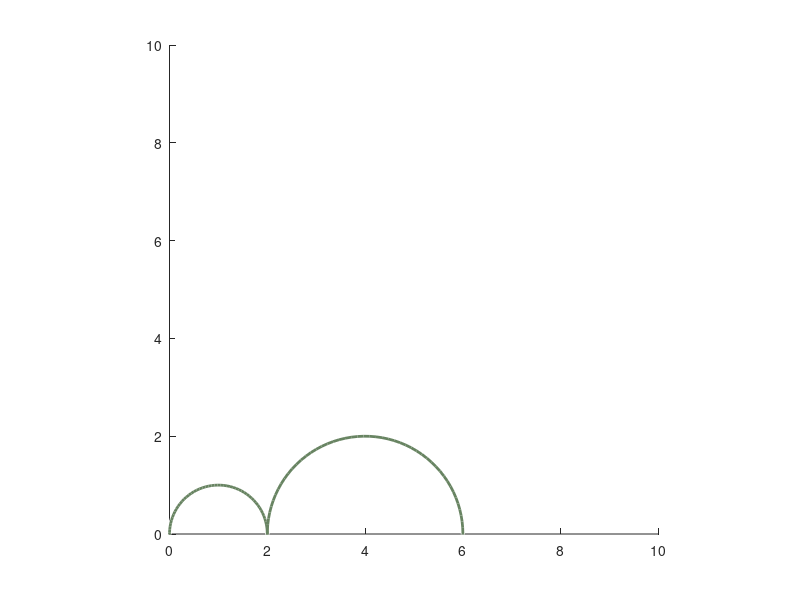

Write the MATLAB code that produced this figure.
function gravity_proto()
	posm = [[7, 3]; [8, 3]];
	disp(posm);
	disp(mean(posm, 2));

	body = [1, 1, 2, [0, 0, 1]];
	disp(body);

	clf('reset');
	graphAxes = axes('PlotBoxAspectRatio', [1, 1, 1]);
	axis([0, 10, 0, 10]);
	% Generate a random RGB triplet
	randColour = rand(1, 3);
	disp(randColour);

	% Display a circle using that triplet
	hold(graphAxes)
	viscircles(graphAxes, [1, 0; 4, 0], [1, 2], 'Color', randColour);

	disp(coordinatesAtAngle(pi/6, 8, 2, 5));
	
	printSecondsFormatted(7832);
end

function printSecondsFormatted(seconds)
	ONE_MINUTE = 60;
	
	danglingSeconds = rem(seconds, ONE_MINUTE);
	totalMinutes = (seconds - danglingSeconds) / 60;
	
	danglingMinutes = rem(totalMinutes, 60);
	totalHours = (totalMinutes - danglingMinutes) / 60;
	
	fprintf('Hours: %d, Minutes: %d, Seconds: %d\n', totalHours, danglingMinutes, danglingSeconds);
end

function coordinates = coordinatesAtAngle(angle, radius, X, Y)
	XCoordinate = (radius * cos(angle)) + X;
	YCoordinate = (radius * sin(angle)) + Y;
	
	coordinates = [XCoordinate, YCoordinate];
end

function circle(x, y, r, spec, colour)
	angle = 0 : 0.01 : 2*pi;
	xPlot = r * cos(angle);
	yPlot = r * sin(angle);
	
	plot(x + xPlot, y + yPlot, spec, 'Color', colour);
end